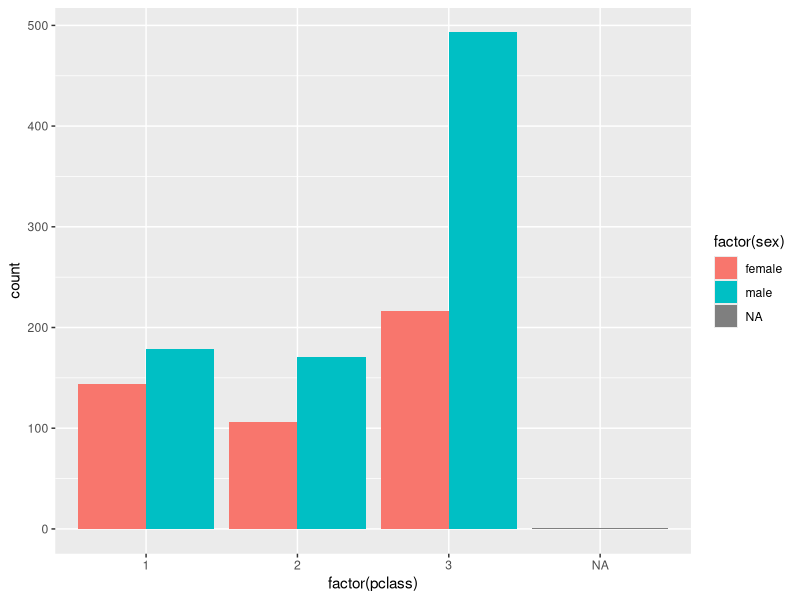
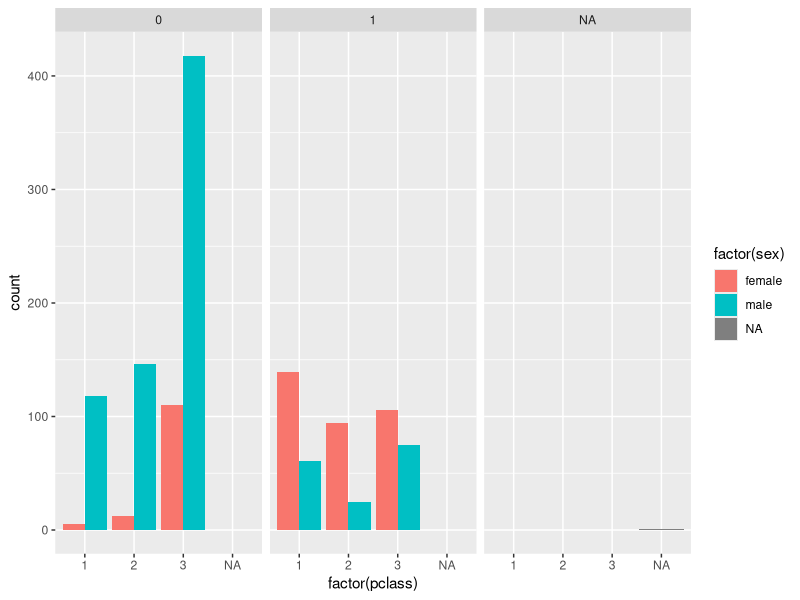
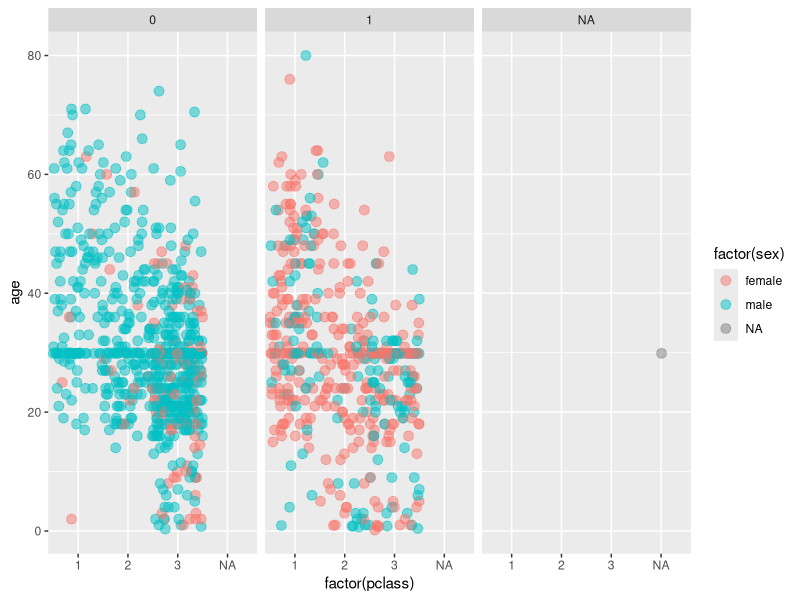

Source code (R) for these figures, in order:
## ---- chunk 1
#setup
library(readr)
library(ggplot2)
library(dplyr)
#load "Titanic" dataset
titanic<- read_csv("titanic_clean.csv")
View(titanic)

head(titanic)

## ---- chunk 2
#Create first plot
ggplot(titanic, aes(factor(pclass), fill=factor(sex)))+ geom_bar(position= "dodge")
## ---- chunk 3
#Create second plot
ggplot(titanic, aes(factor(pclass), fill=factor(sex)))+ geom_bar(position= "dodge")+ facet_grid(".~survived")
## ---- chunk 4
#Set up jitter levels
posn.j <- position_jitter(0.5, 0)

## ---- chunk 5
#Create plot with jitter
ggplot(titanic, aes(factor(pclass), age, col=factor(sex)))+ geom_jitter(size= 3, alpha= 0.5, position= posn.j)+ facet_grid(".~survived")
